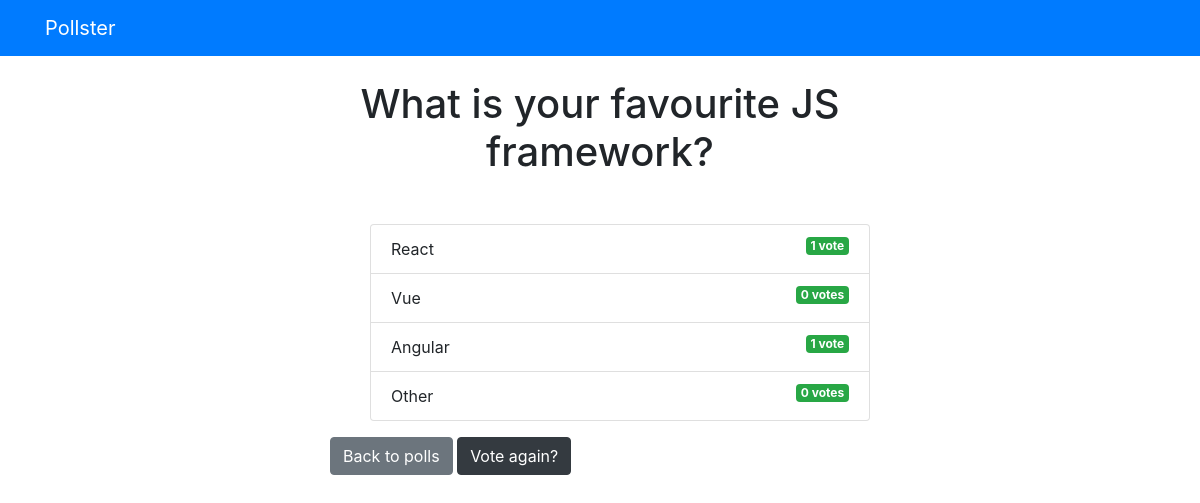
The app's page /polls/2/results/ with its own data.
### polls/models.py (models this page shows, shortened)
class Question(models.Model):
     question_text = models.CharField(max_length=200)
     pub_date = models.DateTimeField('date published')

class Choice(models.Model):
    question = models.ForeignKey(Question, on_delete=models.CASCADE)
    choice_text = models.CharField(max_length=200)
    votes = models.IntegerField(default=0)

### polls/views.py (the view)
def results(request, question_id):
    question = get_object_or_404(Question, pk=question_id)
    return render(request, 'polls/results.html', {'question': question })

### templates/polls/results.html
{% extends 'base.html' %}
{% block content %}
<h1 class="mb-5 text-center"> {{ question.question_text }} </h1>
<ul>
    {% for choice in question.choice_set.all %}
    <li class="list-group-item">
        {{ choice.choice_text }}
        <span class="badge badge-success float-right">
            {{ choice.votes }} vote{{ choice.votes | pluralize }}
        </span>
    </li>
    {% endfor %}
</ul>
<a class="btn btn-secondary" href="{% url 'polls:index' %}">Back to polls</a>
<a class="btn btn-dark" href="{% url 'polls:detail' question.id %}">Vote again?</a>
{% endblock %}

### records on screen
Question: question_text "What is your favourite JS framework?"
Choice: choice_text "React", votes "1"
Choice: choice_text "Vue", votes "0", votes|pluralize "s"
Choice: choice_text "Angular", votes "1"
Choice: choice_text "Other", votes "0", votes|pluralize "s"
